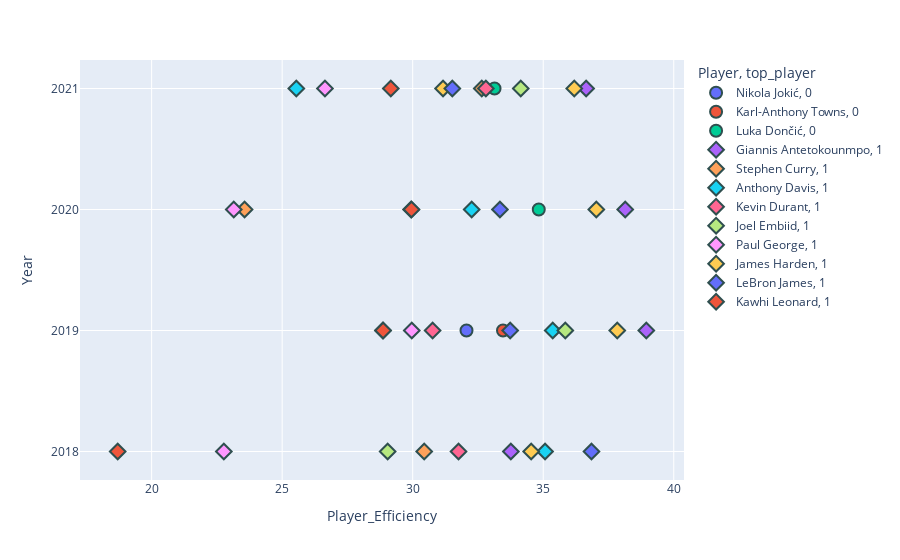

Notebook code for this chart:
### Code cell
df = new
fig = px.scatter(df, y="Year", x="Player_Efficiency", color='Player', symbol = 'top_player',hover_data=['Age', 'Team'])
fig.update_traces(marker=dict(size=12,
                              line=dict(width=2,
                                        color='DarkSlateGrey')),
                  selector=dict(mode='markers'))
fig.update_layout(
    yaxis = dict(
        tickmode = 'array',
        tickvals = [2018, 2019, 2020, 2021],
        ticktext = [2018, 2019, 2020, 2021]
    )
)

fig.show()

### Figure 1 — Plotly figure (JSON) as saved in the notebook; plotly's stock layout.template omitted (floating-point values rounded to 4 significant figures)
{"data": [{"customdata": [[23, "DEN"]], "hovertemplate": "Player=Nikola Jokić<br>top_player=0<br>Player_Efficiency=%{x}<br>Year=%{y}<br>Age=%{customdata[0]}<br>Team=%{customdata[1]}<extra></extra>", "legendgroup": "Nikola Jokić, 0", "marker": {"color": "#636efa", "line": {"color": "DarkSlateGrey", "width": 2}, "size": 12, "symbol": "circle"}, "mode": "markers", "name": "Nikola Jokić, 0", "orientation": "v", "showlegend": true, "type": "scatter", "x": [32.06], "xaxis": "x", "y": [2019], "yaxis": "y"}, {"customdata": [[23, "MIN"]], "hovertemplate": "Player=Karl-Anthony Towns<br>top_player=0<br>Player_Efficiency=%{x}<br>Year=%{y}<br>Age=%{customdata[0]}<br>Team=%{customdata[1]}<extra></extra>", "legendgroup": "Karl-Anthony Towns, 0", "marker": {"color": "#EF553B", "line": {"color": "DarkSlateGrey", "width": 2}, "size": 12, "symbol": "circle"}, "mode": "markers", "name": "Karl-Anthony Towns, 0", "orientation": "v", "showlegend": true, "type": "scatter", "x": [33.46], "xaxis": "x", "y": [2019], "yaxis": "y"}, {"customdata": [[20, "DAL"], [21, "DAL"]], "hovertemplate": "Player=Luka Dončić<br>top_player=0<br>Player_Efficiency=%{x}<br>Year=%{y}<br>Age=%{customdata[0]}<br>Team=%{customdata[1]}<extra></extra>", "legendgroup": "Luka Dončić, 0", "marker": {"color": "#00cc96", "line": {"color": "DarkSlateGrey", "width": 2}, "size": 12, "symbol": "circle"}, "mode": "markers", "name": "Luka Dončić, 0", "orientation": "v", "showlegend": true, "type": "scatter", "x": [34.83, 33.13], "xaxis": "x", "y": [2020, 2021], "yaxis": "y"}, {"customdata": [[23, "MIL"], [24, "MIL"], [25, "MIL"], [26, "MIL"]], "hovertemplate": "Player=Giannis Antetokounmpo<br>top_player=1<br>Player_Efficiency=%{x}<br>Year=%{y}<br>Age=%{customdata[0]}<br>Team=%{customdata[1]}<extra></extra>", "legendgroup": "Giannis Antetokounmpo, 1", "marker": {"color": "#ab63fa", "line": {"color": "DarkSlateGrey", "width": 2}, "size": 12, "symbol": "diamond"}, "mode": "markers", "name": "Giannis Antetokounmpo, 1", "orientation": "v", "showlegend": true, "type": "scatter", "x": [33.76, 38.95, 38.14, 36.64], "xaxis": "x", "y": [2018, 2019, 2020, 2021], "yaxis": "y"}, {"customdata": [[29, "GSW"], [30, "GSW"], [31, "GSW"], [32, "GSW"]], "hovertemplate": "Player=Stephen Curry<br>top_player=1<br>Player_Efficiency=%{x}<br>Year=%{y}<br>Age=%{customdata[0]}<br>Team=%{customdata[1]}<extra></extra>", "legendgroup": "Stephen Curry, 1", "marker": {"color": "#FFA15A", "line": {"color": "DarkSlateGrey", "width": 2}, "size": 12, "symbol": "diamond"}, "mode": "markers", "name": "Stephen Curry, 1", "orientation": "v", "showlegend": true, "type": "scatter", "x": [30.44, 28.86, 23.56, 32.65], "xaxis": "x", "y": [2018, 2019, 2020, 2021], "yaxis": "y"}, {"customdata": [[24, "NOP"], [25, "NOP"], [26, "LAL"], [27, "LAL"]], "hovertemplate": "Player=Anthony Davis<br>top_player=1<br>Player_Efficiency=%{x}<br>Year=%{y}<br>Age=%{customdata[0]}<br>Team=%{customdata[1]}<extra></extra>", "legendgroup": "Anthony Davis, 1", "marker": {"color": "#19d3f3", "line": {"color": "DarkSlateGrey", "width": 2}, "size": 12, "symbol": "diamond"}, "mode": "markers", "name": "Anthony Davis, 1", "orientation": "v", "showlegend": true, "type": "scatter", "x": [35.07, 35.36, 32.26, 25.54], "xaxis": "x", "y": [2018, 2019, 2020, 2021], "yaxis": "y"}, {"customdata": [[29, "GSW"], [30, "GSW"], [32, "BRK"]], "hovertemplate": "Player=Kevin Durant<br>top_player=1<br>Player_Efficiency=%{x}<br>Year=%{y}<br>Age=%{customdata[0]}<br>Team=%{customdata[1]}<extra></extra>", "legendgroup": "Kevin Durant, 1", "marker": {"color": "#FF6692", "line": {"color": "DarkSlateGrey", "width": 2}, "size": 12, "symbol": "diamond"}, "mode": "markers", "name": "Kevin Durant, 1", "orientation": "v", "showlegend": true, "type": "scatter", "x": [31.76, 30.76, 32.8], "xaxis": "x", "y": [2018, 2019, 2021], "yaxis": "y"}, {"customdata": [[23, "PHI"], [24, "PHI"], [25, "PHI"], [26, "PHI"]], "hovertemplate": "Player=Joel Embiid<br>top_player=1<br>Player_Efficiency=%{x}<br>Year=%{y}<br>Age=%{customdata[0]}<br>Team=%{customdata[1]}<extra></extra>", "legendgroup": "Joel Embiid, 1", "marker": {"color": "#B6E880", "line": {"color": "DarkSlateGrey", "width": 2}, "size": 12, "symbol": "diamond"}, "mode": "markers", "name": "Joel Embiid, 1", "orientation": "v", "showlegend": true, "type": "scatter", "x": [29.04, 35.85, 29.94, 34.14], "xaxis": "x", "y": [2018, 2019, 2020, 2021], "yaxis": "y"}, {"customdata": [[27, "OKC"], [28, "OKC"], [29, "LAC"], [30, "LAC"]], "hovertemplate": "Player=Paul George<br>top_player=1<br>Player_Efficiency=%{x}<br>Year=%{y}<br>Age=%{customdata[0]}<br>Team=%{customdata[1]}<extra></extra>", "legendgroup": "Paul George, 1", "marker": {"color": "#FF97FF", "line": {"color": "DarkSlateGrey", "width": 2}, "size": 12, "symbol": "diamond"}, "mode": "markers", "name": "Paul George, 1", "orientation": "v", "showlegend": true, "type": "scatter", "x": [22.77, 29.96, 23.15, 26.64], "xaxis": "x", "y": [2018, 2019, 2020, 2021], "yaxis": "y"}, {"customdata": [[28, "HOU"], [29, "HOU"], [30, "HOU"], [31, "HOU"], [31, "BRK"]], "hovertemplate": "Player=James Harden<br>top_player=1<br>Player_Efficiency=%{x}<br>Year=%{y}<br>Age=%{customdata[0]}<br>Team=%{customdata[1]}<extra></extra>", "legendgroup": "James Harden, 1", "marker": {"color": "#FECB52", "line": {"color": "DarkSlateGrey", "width": 2}, "size": 12, "symbol": "diamond"}, "mode": "markers", "name": "James Harden, 1", "orientation": "v", "showlegend": true, "type": "scatter", "x": [34.54, 37.84, 37.03, 31.16, 36.19], "xaxis": "x", "y": [2018, 2019, 2020, 2021, 2021], "yaxis": "y"}, {"customdata": [[33, "CLE"], [34, "LAL"], [35, "LAL"], [36, "LAL"]], "hovertemplate": "Player=LeBron James<br>top_player=1<br>Player_Efficiency=%{x}<br>Year=%{y}<br>Age=%{customdata[0]}<br>Team=%{customdata[1]}<extra></extra>", "legendgroup": "LeBron James, 1", "marker": {"color": "#636efa", "line": {"color": "DarkSlateGrey", "width": 2}, "size": 12, "symbol": "diamond"}, "mode": "markers", "name": "LeBron James, 1", "orientation": "v", "showlegend": true, "type": "scatter", "x": [36.85, 33.73, 33.34, 31.52], "xaxis": "x", "y": [2018, 2019, 2020, 2021], "yaxis": "y"}, {"customdata": [[26, "SAS"], [27, "TOR"], [28, "LAC"], [29, "LAC"]], "hovertemplate": "Player=Kawhi Leonard<br>top_player=1<br>Player_Efficiency=%{x}<br>Year=%{y}<br>Age=%{customdata[0]}<br>Team=%{customdata[1]}<extra></extra>", "legendgroup": "Kawhi Leonard, 1", "marker": {"color": "#EF553B", "line": {"color": "DarkSlateGrey", "width": 2}, "size": 12, "symbol": "diamond"}, "mode": "markers", "name": "Kawhi Leonard, 1", "orientation": "v", "showlegend": true, "type": "scatter", "x": [18.7, 28.87, 29.95, 29.16], "xaxis": "x", "y": [2018, 2019, 2020, 2021], "yaxis": "y"}], "layout": {"legend": {"title": {"text": "Player, top_player"}, "tracegroupgap": 0}, "margin": {"t": 60}, "xaxis": {"anchor": "y", "domain": [0, 1], "title": {"text": "Player_Efficiency"}}, "yaxis": {"anchor": "x", "domain": [0, 1], "tickmode": "array", "ticktext": [2018, 2019, 2020, 2021], "tickvals": [2018, 2019, 2020, 2021], "title": {"text": "Year"}}}}
